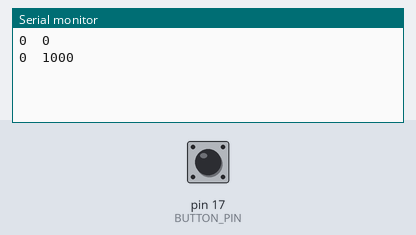
Bench run of a sketch on a simulated Arduino Uno, built with avr-gcc and run on an emulated ATmega328P. On the bench: the last lines printed to the serial monitor. The inputs (shaded band) are chosen by the test bench; at power-on: pin 17 (BUTTON_PIN) HIGH.

Above: at 1.2 s.
1.3 s: pin 17 (BUTTON_PIN) pulled LOW for 0.15 s
At 2.6 s:
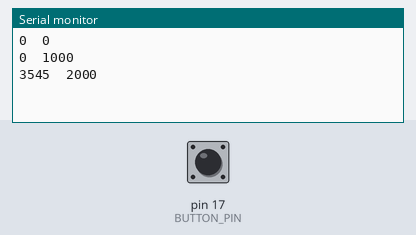
2.9 s: pin 17 (BUTTON_PIN) pulled LOW for 1 s
At 3.8 s:
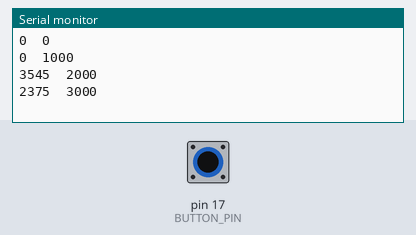
5.4 s: pin 17 (BUTTON_PIN) pulled LOW for 0.15 s
At 6.8 s:
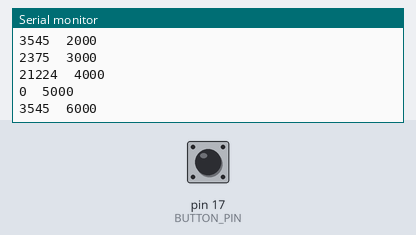
Timing chart, 0 to 8.4 s (numbered marks = the images above; inputs shaded):
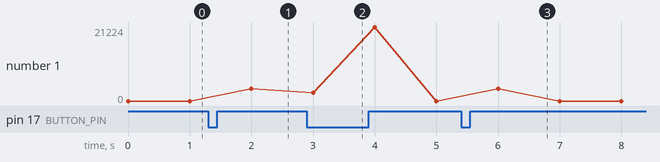

Measured:
- after the input at 1.3 s, the serial monitor: prints a new line after 0.70 s (image 1)
- after the input at 2.9 s, the serial monitor: prints a new line after 0.10 s (image 2)
- after the input at 5.4 s, the serial monitor: prints a new line after 0.60 s (image 3)
- plotted number 1: 0 → 3545 after the input at 1.3 s

The sketch:

Button_Test.ino
```cpp
#define BUTTON_PIN   17


void setup() {
  Serial.begin(115200);
  pinMode(BUTTON_PIN, INPUT_PULLUP);

}

void loop() {
  double begin, end;
  int count = 0;
  begin = millis();
  // Get current button state.

  while (1) {
    bool newState = digitalRead(BUTTON_PIN);
    if (!newState) {
      //Serial.println("switch pressed");
      count++;
    }
    if (millis() % 1000 == 0) {
      Serial.print(count); Serial.print("  ");
      Serial.println(millis());
      count = 0;
      delay(1);
    }
  }

}
```
